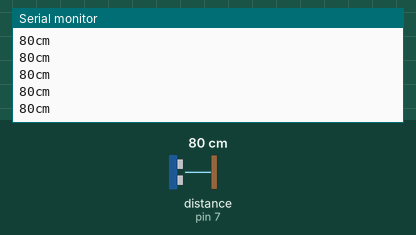
A sketch run on a simulated Arduino Uno, built with avr-gcc and run on an emulated ATmega328P. On the bench: the last lines printed to the serial monitor. The test bench sets the inputs (shaded band); at power-on: distance to the obstacle (sensor on pin 7) 80 cm. The echo pulse lasts 58.3 µs per cm.

Above: at 1.2 s.
1.3 s: distance to the obstacle (sensor on pin 7) set to 4 cm
At 1.38 s:
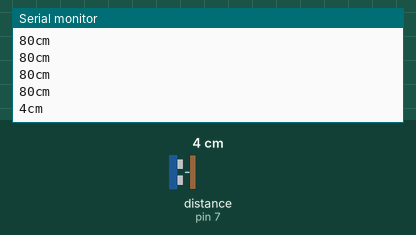
4.3 s: distance to the obstacle (sensor on pin 7) set to 2 cm
At 4.3 s:
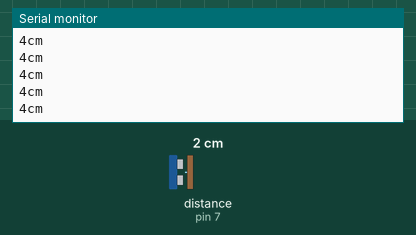
Timing chart, 0 to 7.3 s (numbered marks = the images above; inputs shaded):
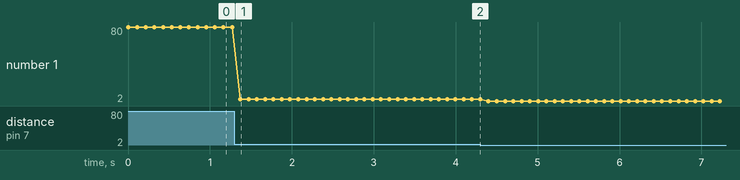

The sketch:

DistanceSensor.ino
```cpp
//Leitura de distância com o sensor HC-SR04
#include <Ultrasonic.h>
 Ultrasonic ultrassom(6,7); // define o nome do sensor(ultrassom)
//e onde esta ligado o trig(6) e o echo(7) respectivamente

long distancia;

// Esta função "setup" roda uma vez quando a placa e ligada ou resetada
 void setup() {
 Serial.begin(9600); //Habilita Comunicação Serial a uma taxa de 9600 bauds.

 }

// Função que se repete infinitamente quando a placa é ligada
 void loop()
 {
   distancia = ultrassom.Ranging(CM);// ultrassom.Ranging(CM) retorna a distancia em
                                     // centímetros(CM) ou polegadas(INC)
   Serial.print(distancia); //imprime o valor da variável distancia
   Serial.println("cm");
   delay(100);
 }
```

Measured:
- after the input at 1.3 s, the serial monitor: prints a new line after 0.07 s (image 1)
- plotted number 1: 80 → 4 after the input at 1.3 s, 4 → 2 after the input at 4.3 s
